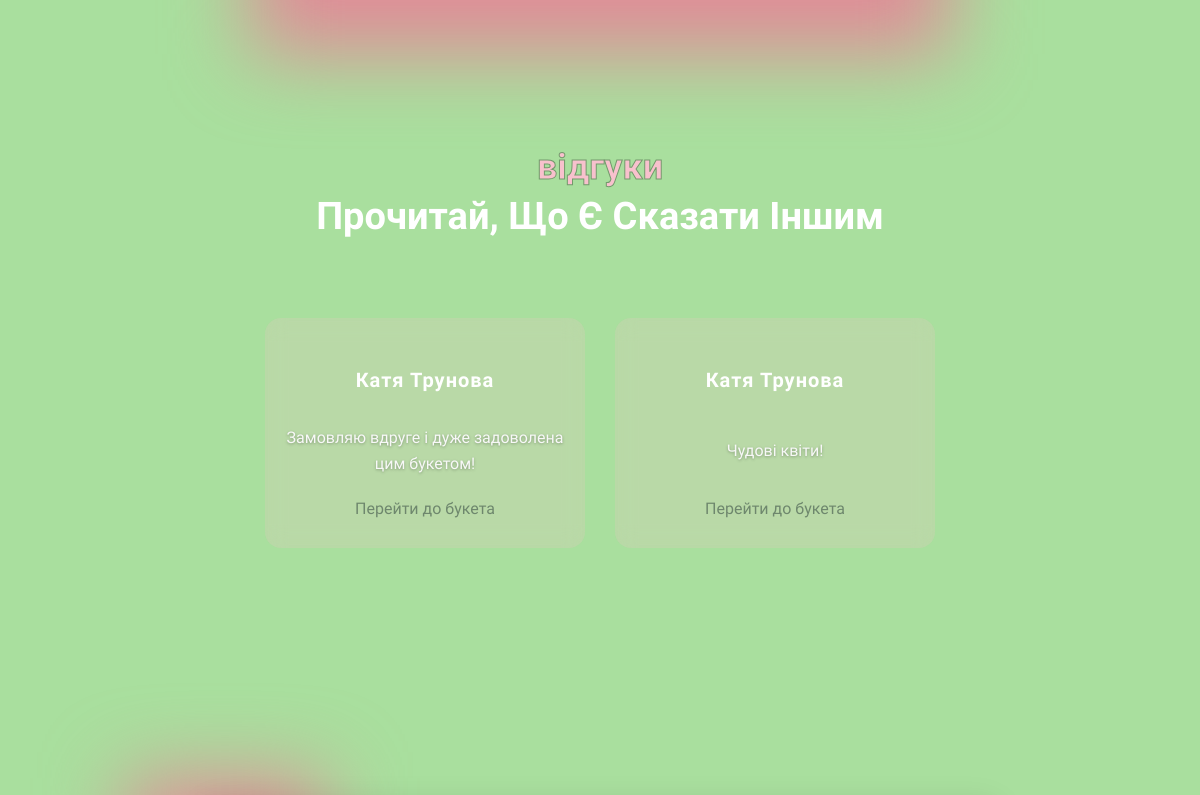
The app's page / (middle part), older data.
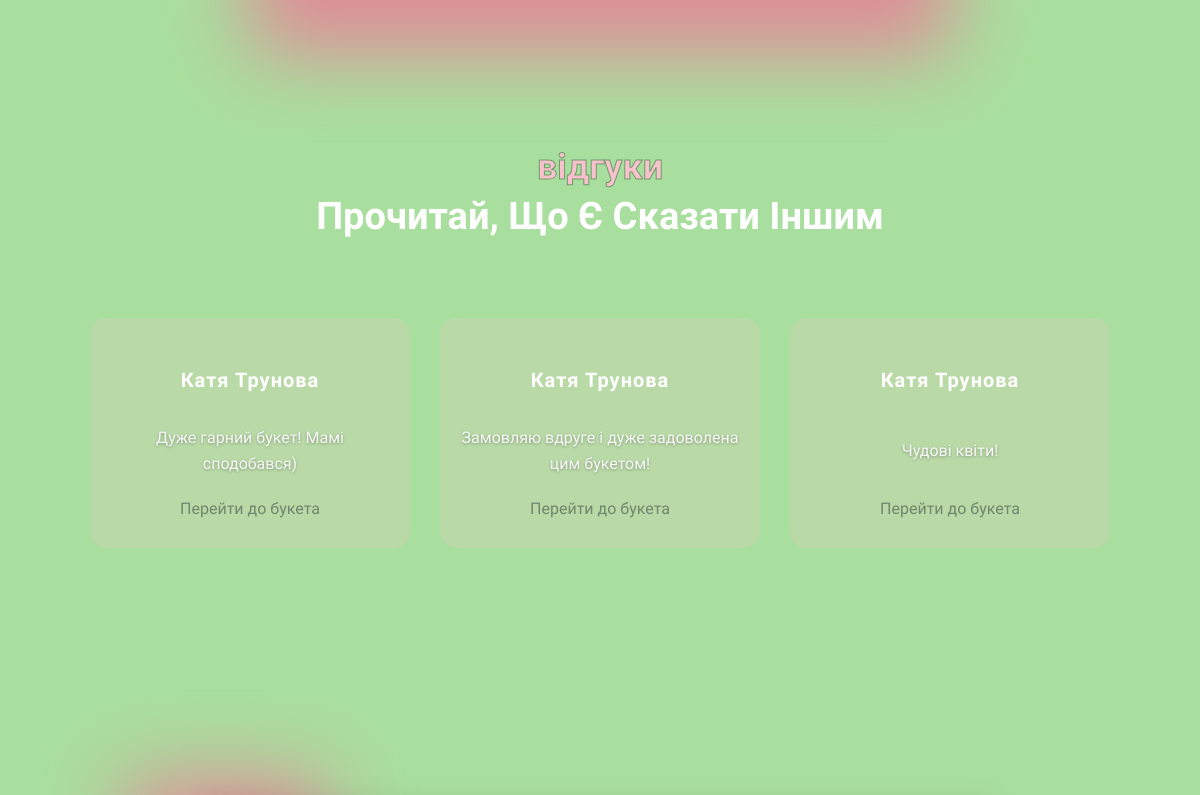
The same page, newer data.
### shop/models.py (models this page shows, shortened)
class BouquetReview(models.Model):
    user = models.ForeignKey(settings.AUTH_USER_MODEL, on_delete=models.CASCADE)
    bouquet = models.ForeignKey(Bouquet, on_delete=models.CASCADE, related_name='reviews')
    text = models.TextField(verbose_name='Відгук')
    created_at = models.DateTimeField(auto_now_add=True)
    class Meta:
        ordering = ['-created_at']
        verbose_name = "Відгук"
        verbose_name_plural = "Відгуки"

### users/models.py (models this page shows, shortened)
class CustomUser(AbstractUser):
    username = None
    email = models.EmailField(unique=True, max_length=100)
    objects = CustomUserManager()
    groups = models.ManyToManyField(
        Group,
        related_name='customuser_set',
        blank=True,
        help_text='The groups this user belongs to. A user will get all permissions granted to each of their groups.',
        verbose_name='groups',
    )
    user_permissions = models.ManyToManyField(
        Permission,
        related_name='customuser_permissions',
        blank=True,
        help_text='Specific permissions for this user.',
        verbose_name='user permissions',
    )
    USERNAME_FIELD = 'email'
    REQUIRED_FIELDS = []

### shop/views.py (the view, shortened to what this page needs)
# urls.py: 2. Add a URL to urlpatterns:  path('', views.home, name='home')
def home(request):
    form = LoginForm(request.POST or None)
    latest_reviews = BouquetReview.objects.select_related('bouquet').order_by('-created_at')[:3]
    return render(request, 'shop/home.html', {
        'form': form,
        'latest_reviews': latest_reviews,
    })

### cart/context_processors.py (called while the page is built)
def cart(request):
    return {'cart': Cart(request)}

### shop/models.py (called while the page is built)
    def get_absolute_url(self):
        return reverse('shop:pro_tovar', args=[str(self.id)])

### templates/shop/home.html (shortened to what this page needs)
<!doctype html>
<html lang="uk">
<head>
    {% load static %}
    <link rel="stylesheet" href="{% static "shop/css/home.css" %}">
</head>
<body>
    <div class="below">
        <div class="reviews">
            <h3>відгуки</h4>
                <p>Прочитай, Що Є Сказати Іншим</p>
        </div>
        <div class="cards">
            {% for review in latest_reviews %}
                <div class="card">
                    <h4>{{ review.user.first_name }} {% if review.user.last_name %}{{review.user.last_name}}{% endif %}</h4>
                    <p>{{ review.text | truncatewords:25 }}</p>
                    <a href="{{ review.bouquet.get_absolute_url }}" class="review-link">Перейти до букета</a>
                </div>
            {% endfor %}
        </div>
        <div class="gradient-box-wrapper">
            <div class="fog fog1"></div>
        </div>
    </div>
</body>
</html>

Row changes from the older to the newer data that the page shows:
added BouquetReview: user.first_name "Катя", user.last_name "Трунова", text "Дуже гарний букет! Мамі сподобався)"
